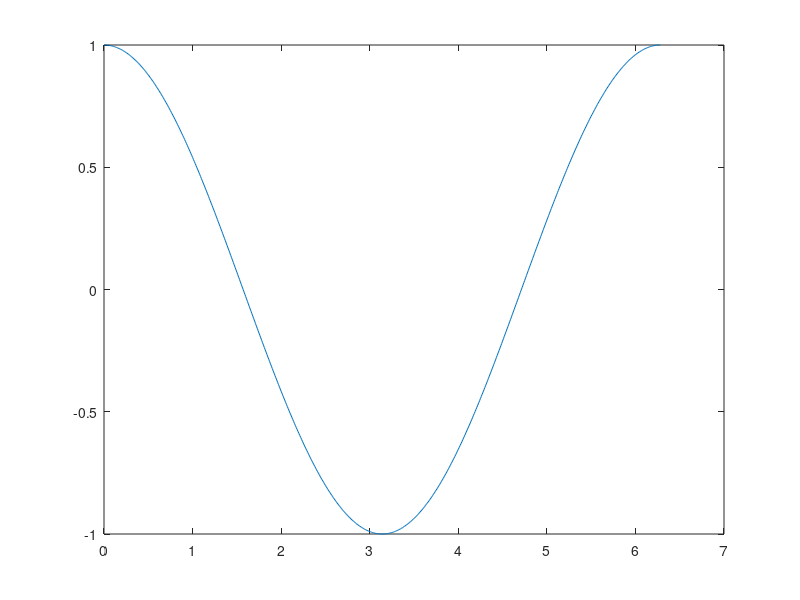
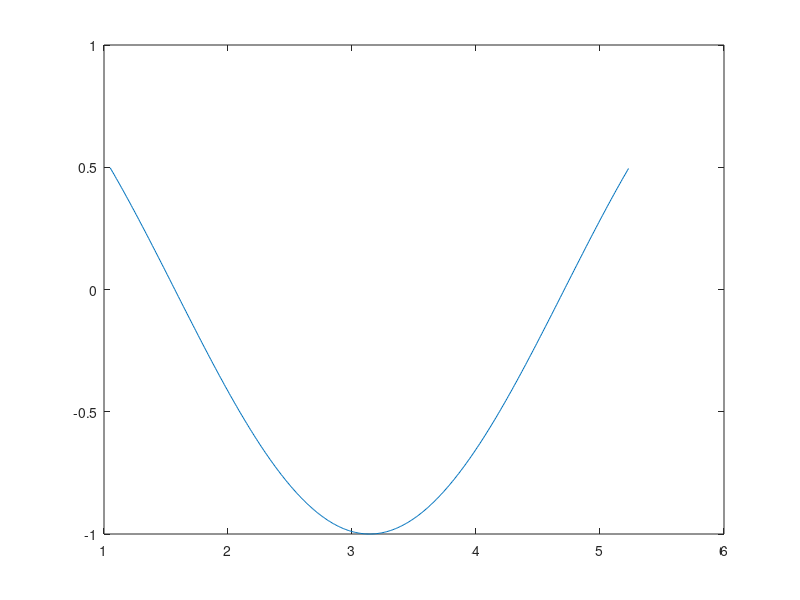

Write MATLAB code to recreate these figures, in order.
% Hieronder staat een regel waarmee je een
% grafiek van een cosinus tekent.
% Maak een nieuw figuur met de function
% figure. Selecteer alle waarden uit signaal
% die kleiner zijn dan 0.5 en plot deze met
% de bijbehorende tijdstippen in het nieuwe
% figure 
close all
clearvars
t = 0:0.01:2*pi;
signaal = cos(t);
plot(t,signaal)

% oplossing:
idx = signaal < 0.5;
figure
plot(t(idx),signaal(idx))
